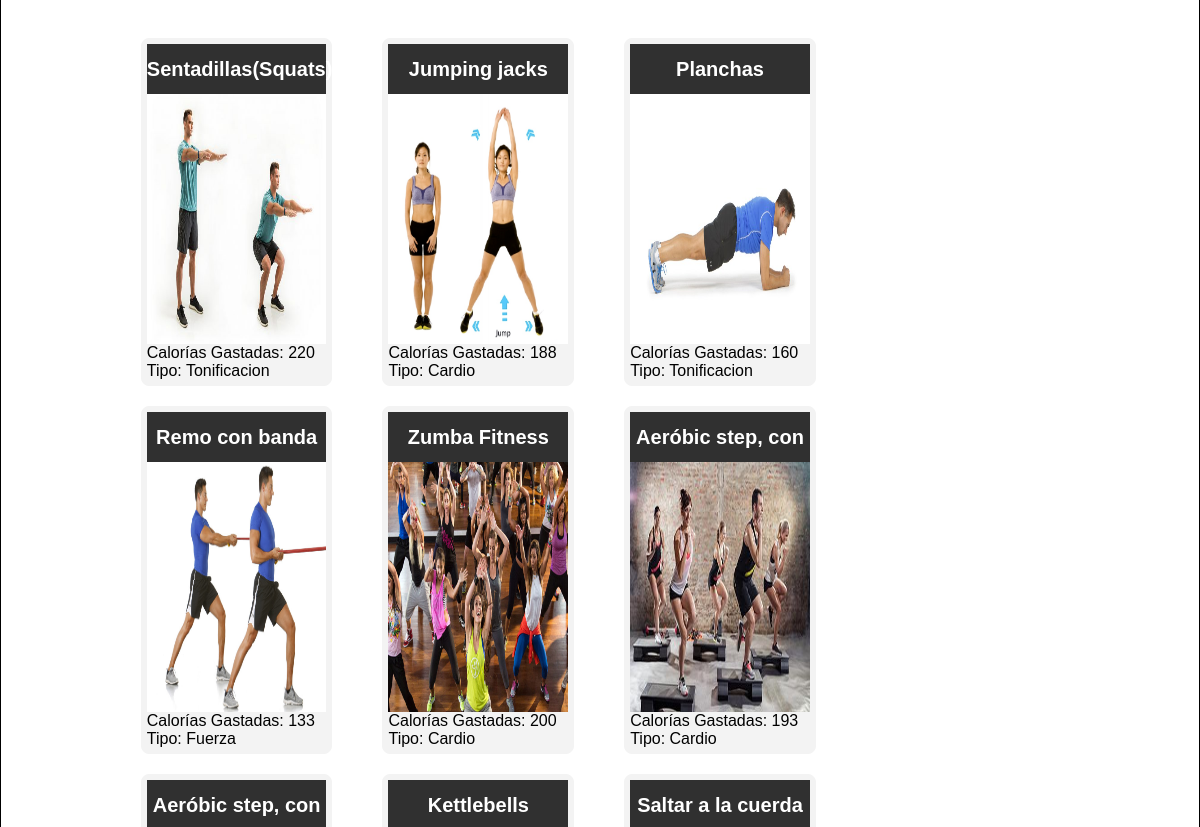
/ejercicios.php (middle part), run on an earlier commit of the app's database.
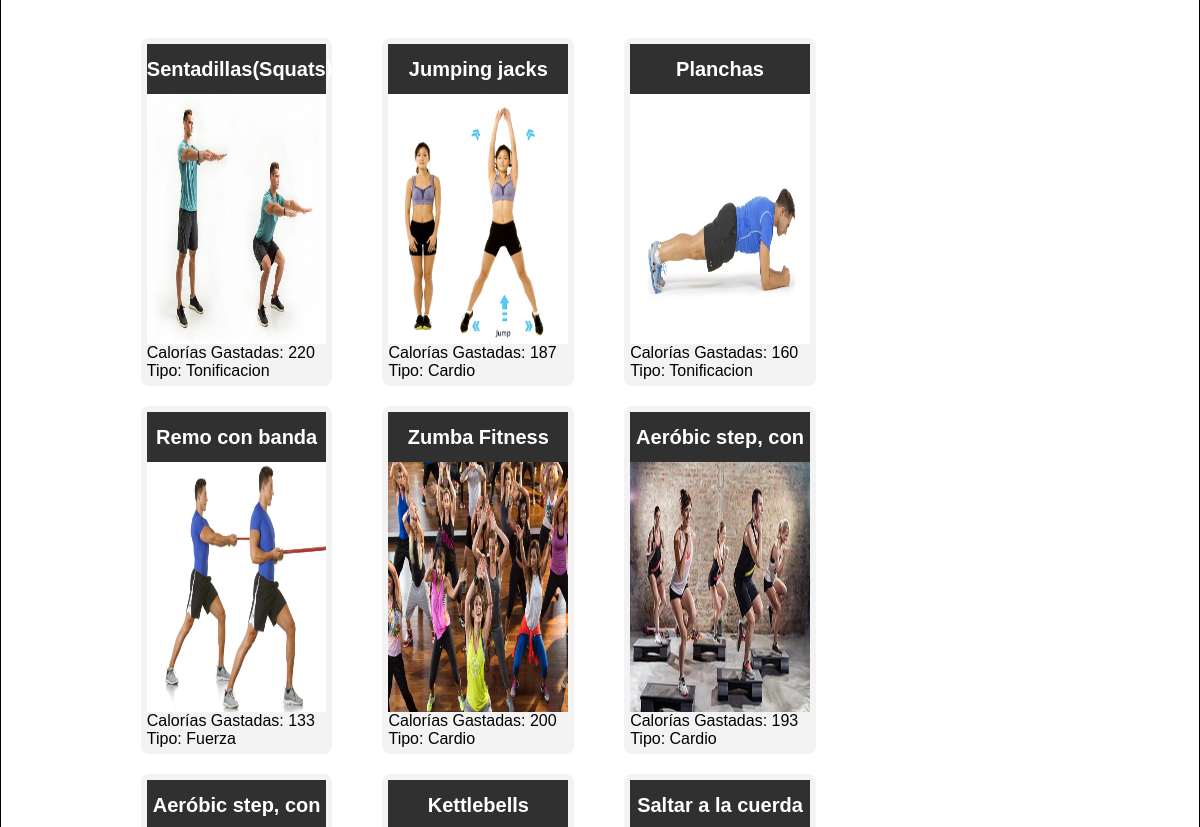
And on a later commit of the database.
### tables this page shows
CREATE TABLE `ejercicio` (
  `idEjercicio` int(10) NOT NULL,
  `nombre` varchar(50) NOT NULL,
  `caloriasGastadas` int(4) UNSIGNED NOT NULL,
  `tipo` varchar(25) NOT NULL,
  `descripcion` text NOT NULL,
  `multimedia` varchar(255) DEFAULT NULL
);

### includes/DAOs/DAO.php (called while the page is built, shortened)
<?php
class DAO {
    private $servername = "localhost";
    private $username = "hercules";
    private $password = "iG8hC62acnPrvIeU";
    private $dbname = "hercules";
    private $mysqli = null;
    public function __construct(){
        if(!$this->mysqli){
            $this->mysqli = new mysqli($this->servername, $this->username, $this->password, $this->dbname);
        }
    }
    protected function consultarv2($sql){
        if ($sql != "") {
            $consulta = $this->mysqli->query($sql) or die ($this->mysqli->error. " en la linea ".(__LINE__-1));
            $tablaDatos = array();
            if (substr($sql, 0, 6) == "SELECT") {
                if ($consulta) {
                    while ($fila = mysqli_fetch_assoc($consulta)){
                        array_push($tablaDatos, $fila);
                    }
                }
            }
            return $tablaDatos;
        }
        else {
            return 0;
        }
    }
}

### includes/controller.php (called while the page is built, shortened)
<?php
require_once(__DIR__ . '/DAOs/ejercicioDAO.php');
class controller{
    private $ejercicioDAO;
    private static $instance = null;
    public function __construct(){
        $this->ejercicioDAO = new ejercicioDAO();
    }
     public static function getInstance() {
        if (null === self::$instance) {
            self::$instance = new self();
        }
        return self::$instance;
    }
    public function listarTodosEjercicios(){
        $col='nombre, caloriasGastadas, tipo, descripcion, multimedia';
        return $consulta = $this->ejercicioDAO->listarTodosEjercicios($col);
    }
}

### includes/config.php (called while the page is built, shortened)
<?php
require_once __DIR__.'/controller.php';
$ctrl = controller::getInstance();

### includes/DAOs/ejercicioDAO.php (called while the page is built, shortened)
<?php
require_once(__DIR__.'/DAO.php');
class ejercicioDAO extends DAO
{
    public function listarTodosEjercicios($col){
        $query = "SELECT ".$col." FROM ejercicio";
        return $this->consultarv2($query);
    }
}

### ejercicios.php (the view, shortened to what this page needs)
<?php
	require_once 'includes/config.php';
?>
<!DOCTYPE html>
<html>
<head>
	<link rel="stylesheet" type="text/css" href="includes/css/estilo.css" />
</head>
<body>
<div id="contenedor">
	<div id="contenido">
		<?php
			if(isset($_POST['busqueda'])){
				echo '<div class="boton-volver"><a href="ejercicios.php">Volver</a></div>';
				$busqueda=trim($_POST['busqueda']);
						if(empty($busqueda)){
							echo 'No se han encontrado ejercicios. Intenta otro nombre';
						}
						else {
							$encontrado=$ctrl->buscarEjercicio($_POST['busqueda']);
							if(count($encontrado) > 0){
								echo '<div class="entrenadores-all"><div class="busqueda-item">';
									echo '';
									echo '<ul>';
									 foreach ($encontrado as $valor) {
									 	echo '<li>';
										echo '<h4>'.$valor['nombre'].'</h4>';
										echo '<div class="ejercicio"><img src='.$valor['multimedia'].' alt="foto" class= "fotos"/></div>';
										echo 'Calorías Gastadas: '.$valor['caloriasGastadas'].'<br>';
										echo 'Tipo: '.$valor['tipo'].'<br>';
											echo '<section class="text"><strong>Descripción:</strong> '.$valor['descripcion'].'</section>';
										echo '</li>';
									}
									echo '</ul>';
									echo '';
								echo '</div></div>';
							}
							else{
								echo 'No se han encontrado ejercicios. Intenta otro nombre';
							}
						}
			}
			else {
		$items_page = 8;
		$page = isset($_GET['p'])?  $_GET['p'] : 1;
		$ejercicios= $ctrl->listarTodosEjercicios();
		$arr = $ctrl->listarTodosEjercicios("ORDER BY nombre LIMIT ".($page - 1) * $items_page. ",".$items_page);
		if (count($arr) > 0) {
		        echo '<div class="entrenadores-all">';
		        echo '<ul>';
				foreach ($arr as $key => $valor) {
				    echo '<li>';
				    echo '<h4>'.$valor['nombre'].'</h4>';
					echo '<div class="ejercicio"><img src='.$valor['multimedia'].' alt="foto" class= "fotos"/></div>';
					echo 'Calorías Gastadas: '.$valor['caloriasGastadas'].'<br>';
					echo 'Tipo: '.$valor['tipo'].'<br>';
				    echo '</li>';
				}
				echo '</ul>';
				echo '</div>';
				}
			}
		?>
	</div>
</div>
</body>
</html>

What changed in the data, as far as the page shows it:
changed ejercicio "Jumping jacks": caloriasGastadas "188" → "187"
